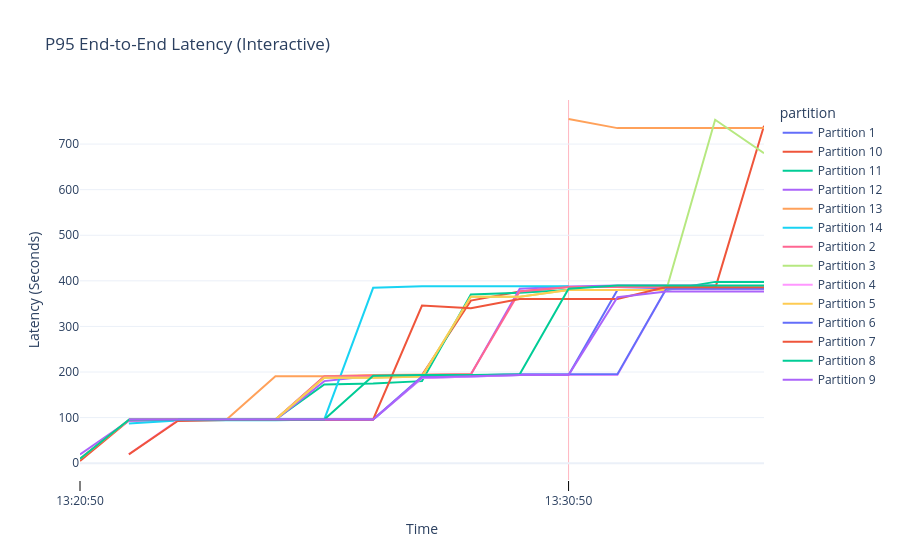

The notebook cell saved with this chart:
### Code cell
import plotly.express as px
from datetime import datetime, timedelta
minutes_interval = 10.0
time_bucket_for_average = 5 #minutes

# 2. Setup Time Range (Last 12 hours)
end_time = datetime.now()
start_time = end_time - timedelta(hours=12)
step = "1m"

query = f'histogram_quantile(0.95, sum(rate(message_processing_latency_seconds_bucket[{time_bucket_for_average}m])) by (le, partition))'

# 3. Fetch Data
result = prom.custom_query_range(
    query=query,
    start_time=start_time,
    end_time=end_time,
    step=step,
)

# 4. Flatten the result into a DataFrame
df_list = []
for series in result:
    partition = series['metric'].get('partition', 'all')
    for val in series['values']:
        df_list.append({
            'timestamp': pd.to_datetime(val[0], unit='s'),
            'partition': f"Partition {partition}",
            'latency_sec': float(val[1])
        })

df = pd.DataFrame(df_list)
df['timestamp'] = pd.to_datetime(df['timestamp']) 

# 5. Create Plotly Graph
fig = px.line(
    df, 
    x='timestamp', 
    y='latency_sec', 
    color='partition',
    title='P95 End-to-End Latency (Interactive)',
    labels={'timestamp': 'Time', 'latency_sec': 'Latency (Seconds)'},
    template='plotly_white'
)

# Convert to milliseconds for Plotly
ms_interval = minutes_interval * 60 * 1000
# Logic to determine the best format
if minutes_interval < 60:
    # Under 1 hour: Show minutes and seconds
    custom_format = "%H:%M:%S"
elif minutes_interval < 1440: # 24 hours
    # 1 to 24 hours: Show Hour:Minute and Short Date
    custom_format = "%H:%M\n%b %d"
else:
    # Over 24 hours: Focus on the Date
    custom_format = "%b %d\n%Y"

fig.update_xaxes(
    type='date',             # Force the axis to recognize dates
    tickmode='linear',
    tick0=df['timestamp'].min(), 
    dtick=ms_interval,
    tickformat=custom_format,
    ticks="outside",
    ticklen=10,
    tickcolor='black',
    showgrid=True,
    gridcolor='LightPink'
)
fig.show()

# 6. Display Stats Table
print("--- Performance Stats ---")
stats_table = df.groupby('partition')['latency_sec'].agg(['mean', 'max', 'std']).reset_index()
display(stats_table)

### Figure 1 — Plotly figure (JSON) as saved in the notebook; plotly's stock layout.template omitted (floating-point values rounded to 4 significant figures)
{"data": [{"hovertemplate": "partition=Partition 1<br>Time=%{x}<br>Latency (Seconds)=%{y}<extra></extra>", "legendgroup": "Partition 1", "line": {"color": "#636efa", "dash": "solid"}, "marker": {"symbol": "circle"}, "mode": "lines", "name": "Partition 1", "orientation": "v", "showlegend": true, "type": "scatter", "x": ["2026-03-17T13:21:50", "2026-03-17T13:22:50", "2026-03-17T13:23:50", "2026-03-17T13:24:50", "2026-03-17T13:25:50", "2026-03-17T13:26:50", "2026-03-17T13:27:50", "2026-03-17T13:28:50", "2026-03-17T13:29:50", "2026-03-17T13:30:50", "2026-03-17T13:31:50", "2026-03-17T13:32:50", "2026-03-17T13:33:50", "2026-03-17T13:34:50"], "xaxis": "x", "y": [null, 96, 96, 96, 96.0, 96, 186.7, 190, 193.3, 193.3, 380, 382.5, 382.5, 382.5], "yaxis": "y"}, {"hovertemplate": "partition=Partition 10<br>Time=%{x}<br>Latency (Seconds)=%{y}<extra></extra>", "legendgroup": "Partition 10", "line": {"color": "#EF553B", "dash": "solid"}, "marker": {"symbol": "circle"}, "mode": "lines", "name": "Partition 10", "orientation": "v", "showlegend": true, "type": "scatter", "x": ["2026-03-17T13:20:50", "2026-03-17T13:21:50", "2026-03-17T13:22:50", "2026-03-17T13:23:50", "2026-03-17T13:24:50", "2026-03-17T13:25:50", "2026-03-17T13:26:50", "2026-03-17T13:27:50", "2026-03-17T13:28:50", "2026-03-17T13:29:50", "2026-03-17T13:30:50", "2026-03-17T13:31:50", "2026-03-17T13:32:50", "2026-03-17T13:33:50", "2026-03-17T13:34:50"], "xaxis": "x", "y": [4.8, 93.6, 94.8, 95.2, 95.2, 190, 191.7, 193.3, 356.7, 376.7, 386.7, 386.7, 386.7, 382.9, 740.0], "yaxis": "y"}, {"hovertemplate": "partition=Partition 11<br>Time=%{x}<br>Latency (Seconds)=%{y}<extra></extra>", "legendgroup": "Partition 11", "line": {"color": "#00cc96", "dash": "solid"}, "marker": {"symbol": "circle"}, "mode": "lines", "name": "Partition 11", "orientation": "v", "showlegend": true, "type": "scatter", "x": ["2026-03-17T13:21:50", "2026-03-17T13:22:50", "2026-03-17T13:23:50", "2026-03-17T13:24:50", "2026-03-17T13:25:50", "2026-03-17T13:26:50", "2026-03-17T13:27:50", "2026-03-17T13:28:50", "2026-03-17T13:29:50", "2026-03-17T13:30:50", "2026-03-17T13:31:50", "2026-03-17T13:32:50", "2026-03-17T13:33:50", "2026-03-17T13:34:50"], "xaxis": "x", "y": [96.0, 96, 96, 96, 172.7, 175, 180.0, 370, 374.1, 380.0, 380, 380, 397.7, 397.7], "yaxis": "y"}, {"hovertemplate": "partition=Partition 12<br>Time=%{x}<br>Latency (Seconds)=%{y}<extra></extra>", "legendgroup": "Partition 12", "line": {"color": "#ab63fa", "dash": "solid"}, "marker": {"symbol": "circle"}, "mode": "lines", "name": "Partition 12", "orientation": "v", "showlegend": true, "type": "scatter", "x": ["2026-03-17T13:20:50", "2026-03-17T13:21:50", "2026-03-17T13:22:50", "2026-03-17T13:23:50", "2026-03-17T13:24:50", "2026-03-17T13:25:50", "2026-03-17T13:26:50", "2026-03-17T13:27:50", "2026-03-17T13:28:50", "2026-03-17T13:29:50", "2026-03-17T13:30:50", "2026-03-17T13:31:50", "2026-03-17T13:32:50", "2026-03-17T13:33:50", "2026-03-17T13:34:50"], "xaxis": "x", "y": [19.21, 93.0, 94.5, 94.5, 95.0, 180, 191.6, 193.3, 194.4, 382.7, 387.3, 390, 390, 390, null], "yaxis": "y"}, {"hovertemplate": "partition=Partition 13<br>Time=%{x}<br>Latency (Seconds)=%{y}<extra></extra>", "legendgroup": "Partition 13", "line": {"color": "#FFA15A", "dash": "solid"}, "marker": {"symbol": "circle"}, "mode": "lines", "name": "Partition 13", "orientation": "v", "showlegend": true, "type": "scatter", "x": ["2026-03-17T13:20:50", "2026-03-17T13:21:50", "2026-03-17T13:22:50", "2026-03-17T13:23:50", "2026-03-17T13:24:50", "2026-03-17T13:25:50", "2026-03-17T13:26:50", "2026-03-17T13:27:50", "2026-03-17T13:28:50", "2026-03-17T13:29:50", "2026-03-17T13:30:50", "2026-03-17T13:31:50", "2026-03-17T13:32:50", "2026-03-17T13:33:50", "2026-03-17T13:34:50"], "xaxis": "x", "y": [9.5, 95.0, 95.62, 95.62, 190.6, 191.0, 193.5, 195, 195, null, 755, 735, 735.0, 735, 735], "yaxis": "y"}, {"hovertemplate": "partition=Partition 14<br>Time=%{x}<br>Latency (Seconds)=%{y}<extra></extra>", "legendgroup": "Partition 14", "line": {"color": "#19d3f3", "dash": "solid"}, "marker": {"symbol": "circle"}, "mode": "lines", "name": "Partition 14", "orientation": "v", "showlegend": true, "type": "scatter", "x": ["2026-03-17T13:21:50", "2026-03-17T13:22:50", "2026-03-17T13:23:50", "2026-03-17T13:24:50", "2026-03-17T13:25:50", "2026-03-17T13:26:50", "2026-03-17T13:27:50", "2026-03-17T13:28:50", "2026-03-17T13:29:50", "2026-03-17T13:30:50", "2026-03-17T13:31:50", "2026-03-17T13:32:50", "2026-03-17T13:33:50", "2026-03-17T13:34:50"], "xaxis": "x", "y": [87.0, 93.6, 94.0, 94, 96, 384.8, 388.3, 388.3, 388.3, 388.3, null, null, null, null], "yaxis": "y"}, {"hovertemplate": "partition=Partition 2<br>Time=%{x}<br>Latency (Seconds)=%{y}<extra></extra>", "legendgroup": "Partition 2", "line": {"color": "#FF6692", "dash": "solid"}, "marker": {"symbol": "circle"}, "mode": "lines", "name": "Partition 2", "orientation": "v", "showlegend": true, "type": "scatter", "x": ["2026-03-17T13:20:50", "2026-03-17T13:21:50", "2026-03-17T13:22:50", "2026-03-17T13:23:50", "2026-03-17T13:24:50", "2026-03-17T13:25:50", "2026-03-17T13:26:50", "2026-03-17T13:27:50", "2026-03-17T13:28:50", "2026-03-17T13:29:50", "2026-03-17T13:30:50", "2026-03-17T13:31:50", "2026-03-17T13:32:50", "2026-03-17T13:33:50", "2026-03-17T13:34:50"], "xaxis": "x", "y": [null, 96, 96, 96, 96, 190, 191.7, 193.3, 195, 376.7, 386.7, 386.7, 386.7, 386.7, null], "yaxis": "y"}, {"hovertemplate": "partition=Partition 3<br>Time=%{x}<br>Latency (Seconds)=%{y}<extra></extra>", "legendgroup": "Partition 3", "line": {"color": "#B6E880", "dash": "solid"}, "marker": {"symbol": "circle"}, "mode": "lines", "name": "Partition 3", "orientation": "v", "showlegend": true, "type": "scatter", "x": ["2026-03-17T13:21:50", "2026-03-17T13:22:50", "2026-03-17T13:23:50", "2026-03-17T13:24:50", "2026-03-17T13:25:50", "2026-03-17T13:26:50", "2026-03-17T13:27:50", "2026-03-17T13:28:50", "2026-03-17T13:29:50", "2026-03-17T13:30:50", "2026-03-17T13:31:50", "2026-03-17T13:32:50", "2026-03-17T13:33:50", "2026-03-17T13:34:50"], "xaxis": "x", "y": [null, 96, 96, 96, 187.5, 187.5, 190, 365, 365, 380, 380, 380, 753.3, 680.0], "yaxis": "y"}, {"hovertemplate": "partition=Partition 4<br>Time=%{x}<br>Latency (Seconds)=%{y}<extra></extra>", "legendgroup": "Partition 4", "line": {"color": "#FF97FF", "dash": "solid"}, "marker": {"symbol": "circle"}, "mode": "lines", "name": "Partition 4", "orientation": "v", "showlegend": true, "type": "scatter", "x": ["2026-03-17T13:21:50", "2026-03-17T13:22:50", "2026-03-17T13:23:50", "2026-03-17T13:24:50", "2026-03-17T13:25:50", "2026-03-17T13:26:50", "2026-03-17T13:27:50", "2026-03-17T13:28:50", "2026-03-17T13:29:50", "2026-03-17T13:30:50", "2026-03-17T13:31:50", "2026-03-17T13:32:50", "2026-03-17T13:33:50", "2026-03-17T13:34:50"], "xaxis": "x", "y": [19.5, 94, 95.33, 95.6, 95.6, 96, 186.7, 190, 193.3, 193.3, 193.3, 382.5, 382.5, 382.5], "yaxis": "y"}, {"hovertemplate": "partition=Partition 5<br>Time=%{x}<br>Latency (Seconds)=%{y}<extra></extra>", "legendgroup": "Partition 5", "line": {"color": "#FECB52", "dash": "solid"}, "marker": {"symbol": "circle"}, "mode": "lines", "name": "Partition 5", "orientation": "v", "showlegend": true, "type": "scatter", "x": ["2026-03-17T13:21:50", "2026-03-17T13:22:50", "2026-03-17T13:23:50", "2026-03-17T13:24:50", "2026-03-17T13:25:50", "2026-03-17T13:26:50", "2026-03-17T13:27:50", "2026-03-17T13:28:50", "2026-03-17T13:29:50", "2026-03-17T13:30:50", "2026-03-17T13:31:50", "2026-03-17T13:32:50", "2026-03-17T13:33:50", "2026-03-17T13:34:50"], "xaxis": "x", "y": [null, 96, 96, 96, 187.5, 187.5, 190, 365, 365, 380, 380, 380, null, 740.0], "yaxis": "y"}, {"hovertemplate": "partition=Partition 6<br>Time=%{x}<br>Latency (Seconds)=%{y}<extra></extra>", "legendgroup": "Partition 6", "line": {"color": "#636efa", "dash": "solid"}, "marker": {"symbol": "circle"}, "mode": "lines", "name": "Partition 6", "orientation": "v", "showlegend": true, "type": "scatter", "x": ["2026-03-17T13:21:50", "2026-03-17T13:22:50", "2026-03-17T13:23:50", "2026-03-17T13:24:50", "2026-03-17T13:25:50", "2026-03-17T13:26:50", "2026-03-17T13:27:50", "2026-03-17T13:28:50", "2026-03-17T13:29:50", "2026-03-17T13:30:50", "2026-03-17T13:31:50", "2026-03-17T13:32:50", "2026-03-17T13:33:50", "2026-03-17T13:34:50"], "xaxis": "x", "y": [null, 96, 96, 96, 96, 96, 190, 192.5, 195, 195, 195, 382.5, 382.5, 382.5], "yaxis": "y"}, {"hovertemplate": "partition=Partition 7<br>Time=%{x}<br>Latency (Seconds)=%{y}<extra></extra>", "legendgroup": "Partition 7", "line": {"color": "#EF553B", "dash": "solid"}, "marker": {"symbol": "circle"}, "mode": "lines", "name": "Partition 7", "orientation": "v", "showlegend": true, "type": "scatter", "x": ["2026-03-17T13:21:50", "2026-03-17T13:22:50", "2026-03-17T13:23:50", "2026-03-17T13:24:50", "2026-03-17T13:25:50", "2026-03-17T13:26:50", "2026-03-17T13:27:50", "2026-03-17T13:28:50", "2026-03-17T13:29:50", "2026-03-17T13:30:50", "2026-03-17T13:31:50", "2026-03-17T13:32:50", "2026-03-17T13:33:50", "2026-03-17T13:34:50"], "xaxis": "x", "y": [19.5, 92.57, 94.86, 95.29, 95.31, 96, 345.7, 340.0, 360.0, 360.0, 360, 386.3, 386, 386], "yaxis": "y"}, {"hovertemplate": "partition=Partition 8<br>Time=%{x}<br>Latency (Seconds)=%{y}<extra></extra>", "legendgroup": "Partition 8", "line": {"color": "#00cc96", "dash": "solid"}, "marker": {"symbol": "circle"}, "mode": "lines", "name": "Partition 8", "orientation": "v", "showlegend": true, "type": "scatter", "x": ["2026-03-17T13:20:50", "2026-03-17T13:21:50", "2026-03-17T13:22:50", "2026-03-17T13:23:50", "2026-03-17T13:24:50", "2026-03-17T13:25:50", "2026-03-17T13:26:50", "2026-03-17T13:27:50", "2026-03-17T13:28:50", "2026-03-17T13:29:50", "2026-03-17T13:30:50", "2026-03-17T13:31:50", "2026-03-17T13:32:50", "2026-03-17T13:33:50", "2026-03-17T13:34:50"], "xaxis": "x", "y": [9.75, 95.11, 95.53, 95.53, 95.68, 96, 191.7, 193.3, 193.3, 195, 382.5, 390, 390, 390, 390], "yaxis": "y"}, {"hovertemplate": "partition=Partition 9<br>Time=%{x}<br>Latency (Seconds)=%{y}<extra></extra>", "legendgroup": "Partition 9", "line": {"color": "#ab63fa", "dash": "solid"}, "marker": {"symbol": "circle"}, "mode": "lines", "name": "Partition 9", "orientation": "v", "showlegend": true, "type": "scatter", "x": ["2026-03-17T13:21:50", "2026-03-17T13:22:50", "2026-03-17T13:23:50", "2026-03-17T13:24:50", "2026-03-17T13:25:50", "2026-03-17T13:26:50", "2026-03-17T13:27:50", "2026-03-17T13:28:50", "2026-03-17T13:29:50", "2026-03-17T13:30:50", "2026-03-17T13:31:50", "2026-03-17T13:32:50", "2026-03-17T13:33:50", "2026-03-17T13:34:50"], "xaxis": "x", "y": [96, 96, 96, 96.0, 96.0, 96, 187.8, 190, 193.3, 193.3, 364.1, 376.7, 376.7, 376.7], "yaxis": "y"}], "layout": {"legend": {"title": {"text": "partition"}, "tracegroupgap": 0}, "title": {"text": "P95 End-to-End Latency (Interactive)"}, "xaxis": {"anchor": "y", "domain": [0, 1], "dtick": 600000, "gridcolor": "LightPink", "showgrid": true, "tick0": "2026-03-17T13:20:50", "tickcolor": "black", "tickformat": "%H:%M:%S", "ticklen": 10, "tickmode": "linear", "ticks": "outside", "title": {"text": "Time"}, "type": "date"}, "yaxis": {"anchor": "x", "domain": [0, 1], "title": {"text": "Latency (Seconds)"}}}}
